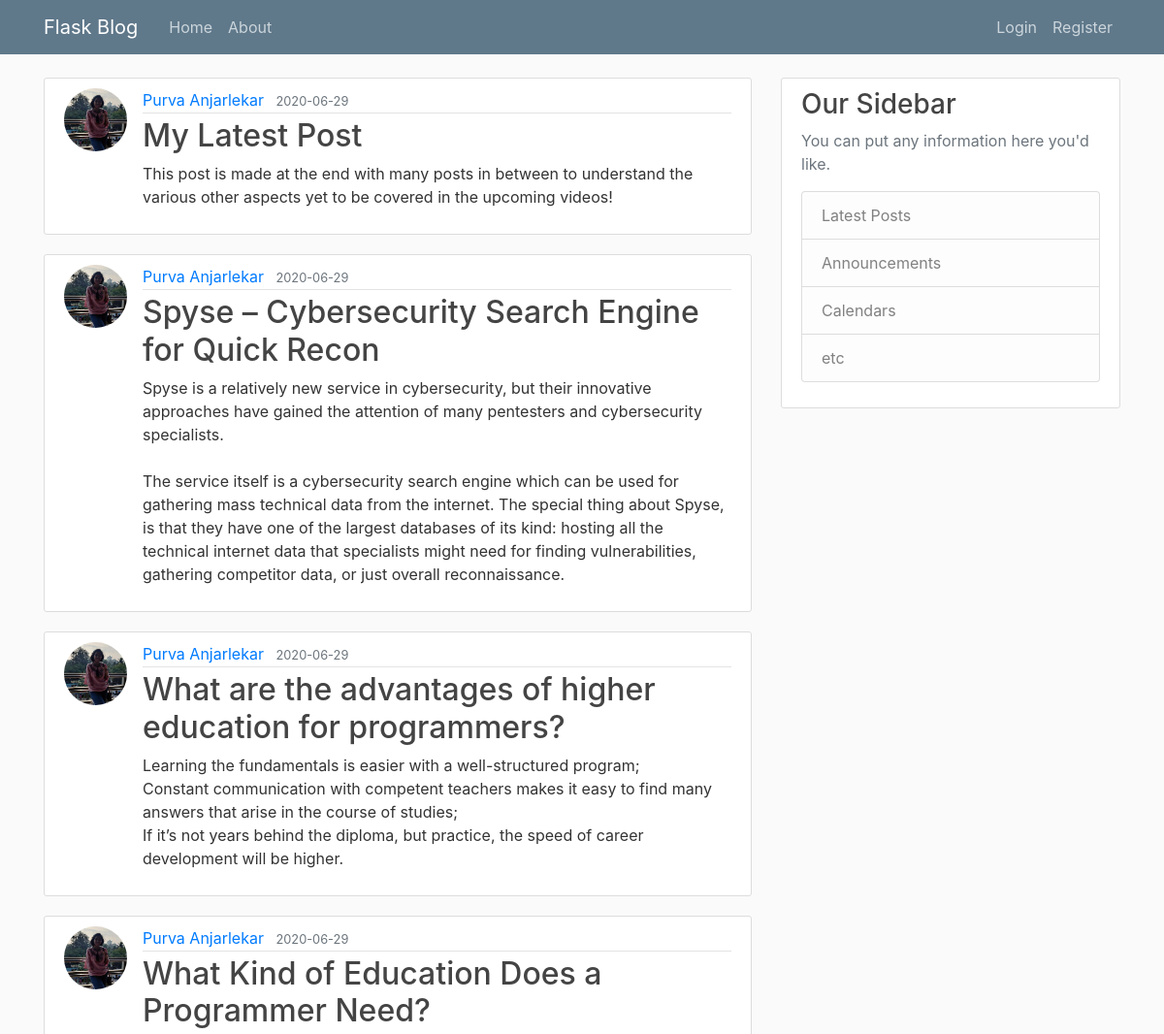
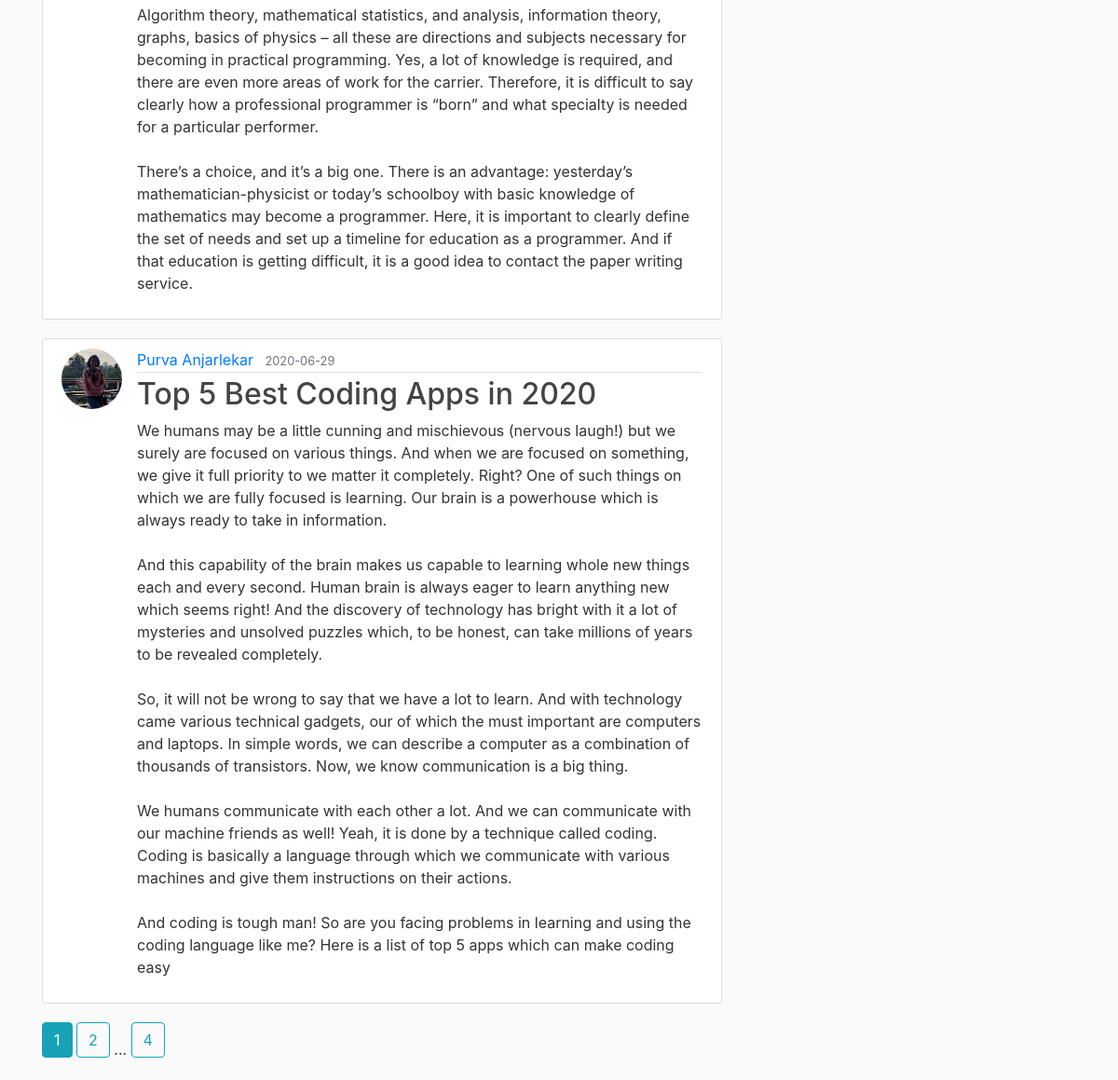
Page /home on the earlier database version (2 pictures, top to bottom).
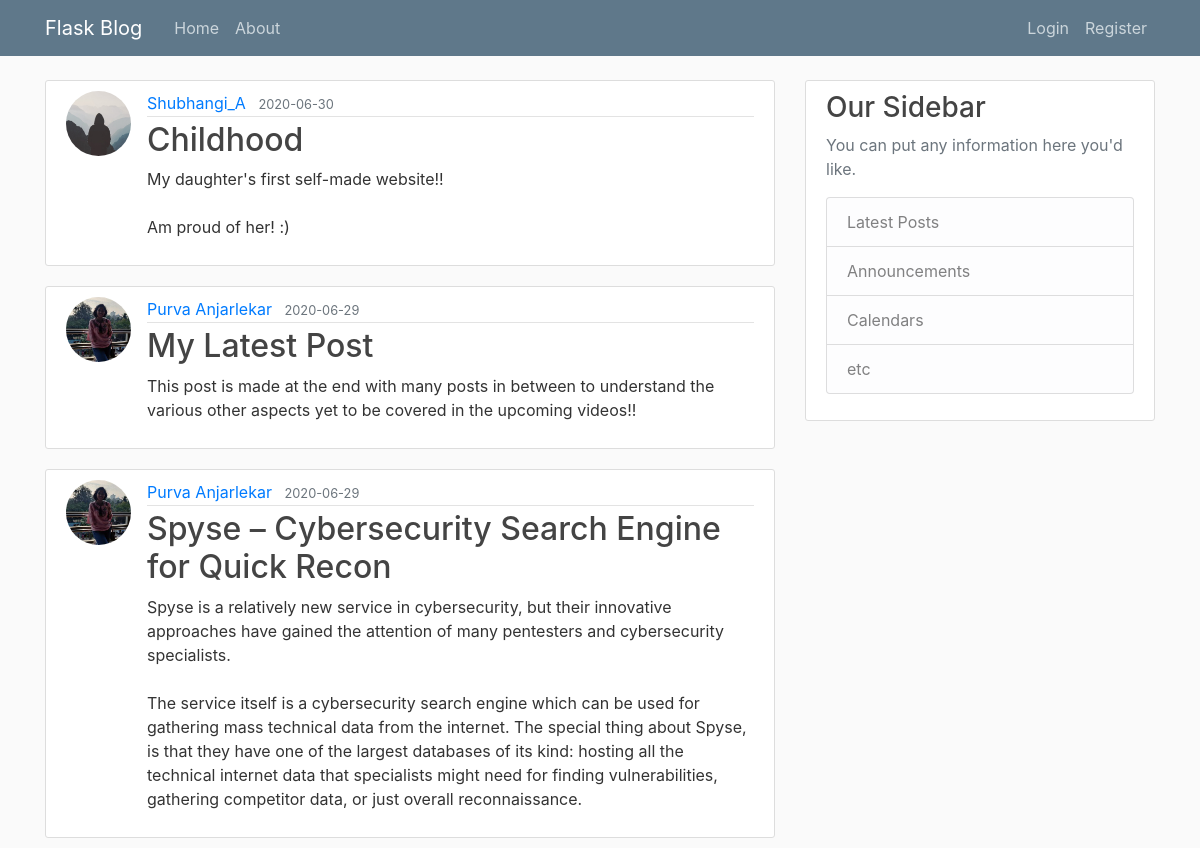
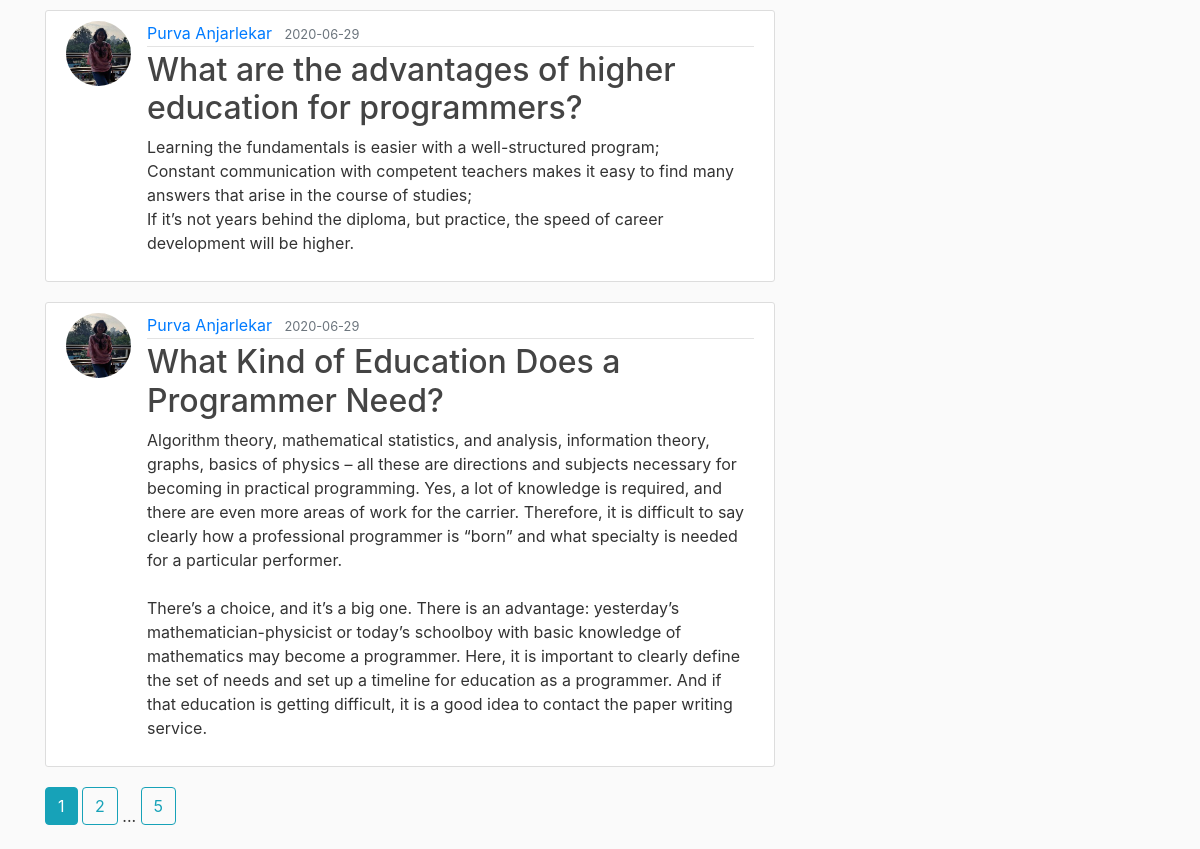
Same page on the later database version (2 pictures, top to bottom).
### app/models.py (models this page shows, shortened)
class Post(db.Model):
    id = db.Column(db.Integer, primary_key = True)
    title = db.Column(db.String(150), nullable = False)
    date_posted = db.Column(db.DateTime, nullable = False, default = datetime.utcnow)
    content = db.Column(db.Text, nullable = False)
    user_id = db.Column(db.Integer, db.ForeignKey('user.id'), nullable = False)

class User(db.Model, UserMixin):
    id = db.Column(db.Integer, primary_key = True)
    username = db.Column(db.String(16), unique = True, nullable = False)
    email = db.Column(db.String(116), unique = True, nullable = False)
    image_file = db.Column(db.String(25), nullable = False, default = 'default.jpg')
    password = db.Column(db.String(60), nullable = False)
    posts = db.relationship('Post', backref='author', lazy=True)

### app/main/routes.py (the view)
@main.route("/")
@main.route("/home")
def home():
    page = request.args.get('page', 1, type=int)
    posts = Post.query.order_by(Post.date_posted.desc()).paginate(page=page, per_page=5)
    return render_template('home.html', posts=posts)

### app/templates/home.html
{% extends "layout.html" %}
    {% block content %}
        {% for post in posts.items %}
        <article class="media content-section">
          <img class="rounded-circle article-img" src="{{ url_for ('static', filename='profile_pics/' + post.author.image_file)}}" >
            <div class="media-body">
              <div class="article-metadata">
                <a class="mr-2" href="{{ url_for('users.user_posts', username=post.author.username) }}">{{ post.author.username }}</a>
                <small class="text-muted">{{ post.date_posted.strftime('%Y-%m-%d') }}</small>
              </div>
              <h2><a class="article-title" href="{{ url_for('posts.post', post_id = post.id) }}">{{ post.title }}</a></h2>
              <p class="article-content">{{ post.content }}</p>
            </div>
          </article>
        {% endfor %}
        {% for page_num in posts.iter_pages(left_edge=1, left_current=1, right_edge=1, right_current=2) %}
          {% if page_num %}
            {% if posts.page == page_num %}
              <a class="btn btn-info mb-4" href="{{ url_for('main.home', page=page_num) }}">{{ page_num }}</a>
            {% else %}
            <a class="btn btn-outline-info mb-4" href="{{ url_for('main.home', page=page_num) }}">{{ page_num }}</a>
            {% endif %}
          {% else %}
           ...
          {% endif %}
        {% endfor %}
    {% endblock content %}

### app/templates/layout.html (shortened to what this page needs)
<!DOCTYPE html>
<html>
<head>
    <link rel="stylesheet" href="https://maxcdn.bootstrapcdn.com/bootstrap/4.0.0/css/bootstrap.min.css">
    <link rel="stylesheet" type="text/css" href="{{ url_for('static', filename='main.css') }}">
</head>
<body>
    <header class="site-header">
      <nav class="navbar navbar-expand-md navbar-dark bg-steel fixed-top">
        <div class="container">
          <a class="navbar-brand mr-4" href="/">Flask Blog</a>
          <div class="collapse navbar-collapse" id="navbarToggle">
            <div class="navbar-nav mr-auto">
              <a class="nav-item nav-link" href="{{ url_for('main.home') }}">Home</a>
              <a class="nav-item nav-link" href="{{ url_for('main.about') }}">About</a>
            </div>
            <div class="navbar-nav">
              {% if current_user.is_authenticated %}
              <a class="nav-item nav-link" href="{{ url_for('posts.new_post') }}">New Post</a>
              <a class="nav-item nav-link" href="{{ url_for('users.account') }}">Account</a>
              <a class="nav-item nav-link" href="{{ url_for('users.logout') }}">Logout</a>
              {% else %}
                <a class="nav-item nav-link" href="{{ url_for('users.login') }}">Login</a>
                <a class="nav-item nav-link" href="{{ url_for('users.register') }}">Register</a>
              {% endif %}
            </div>
          </div>
        </div>
      </nav>
    </header>
    <main role="main" class="container">
      <div class="row">
        <div class="col-md-8">
          {% block content %}{% endblock %}
        </div>
        <div class="col-md-4">
          <div class="content-section">
            <h3>Our Sidebar</h3>
            <p class='text-muted'>You can put any information here you'd like.
              <ul class="list-group">
                <li class="list-group-item list-group-item-light">Latest Posts</li>
                <li class="list-group-item list-group-item-light">Announcements</li>
                <li class="list-group-item list-group-item-light">Calendars</li>
                <li class="list-group-item list-group-item-light">etc</li>
              </ul>
            </p>
          </div>
        </div>
      </div>
    </main>
</body>
</html>

### app/static/main.css (style rules this page uses)
body { background: #fafafa; color: #333333; margin-top: 5rem; }
h1, h2, h3, h4, h5, h6 { color: #444444; }
.bg-steel { background-color: #5f788a; }
.site-header .navbar-nav .nav-link { color: #cbd5db; }
.content-section { background: #ffffff; padding: 10px 20px; border: 1px solid #dddddd; border-radius: 3px; margin-bottom: 20px; }
.article-title { color: #444444; }
.article-content { white-space: pre-line; }
.article-img { height: 65px; width: 65px; margin-right: 16px; }
.article-metadata { padding-bottom: 1px; margin-bottom: 4px; border-bottom: 1px solid #e3e3e3 }

Differences in the rows shown:
no longer on this page (row unchanged): Post: image_file (picture), author.username "Purva Anjarlekar", date_posted "2020-06-29", title "Top 5 Best Coding Apps in 2020", content "We humans may be a little cunning and mischievous (nervous laugh!) but we surely are focused on various things. And when we are focused on something, we give it full priority to we matter it completely. Right? One of such things on which we are fully focused is learning. Our brain is a powerhouse which is always ready to take in information. And this capability of the brain makes us capable to learning whole new things each and every second. Human brain is always eager to learn anything new which seems right! And the discovery of technology has bright with it a lot of mysteries and unsolved puzzles which, to be honest, can take millions of years to be revealed completely. So, it will not be…"
added Post: image_file (placeholder picture), author.username "Shubhangi_A", date_posted "2020-06-30", title "Childhood", content "My daughter's first self-made website!! Am proud of her! :)"
changed Post "My Latest Post": content "This post is made at the end with many posts in between to understand the various other aspects yet to be covered in the upcoming videos!" → "This post is made at the end with many posts in between to understand the various other aspects yet to be covered in the upcoming videos!!"
Other differences:
new list line: "5"
list line gone: "4"
